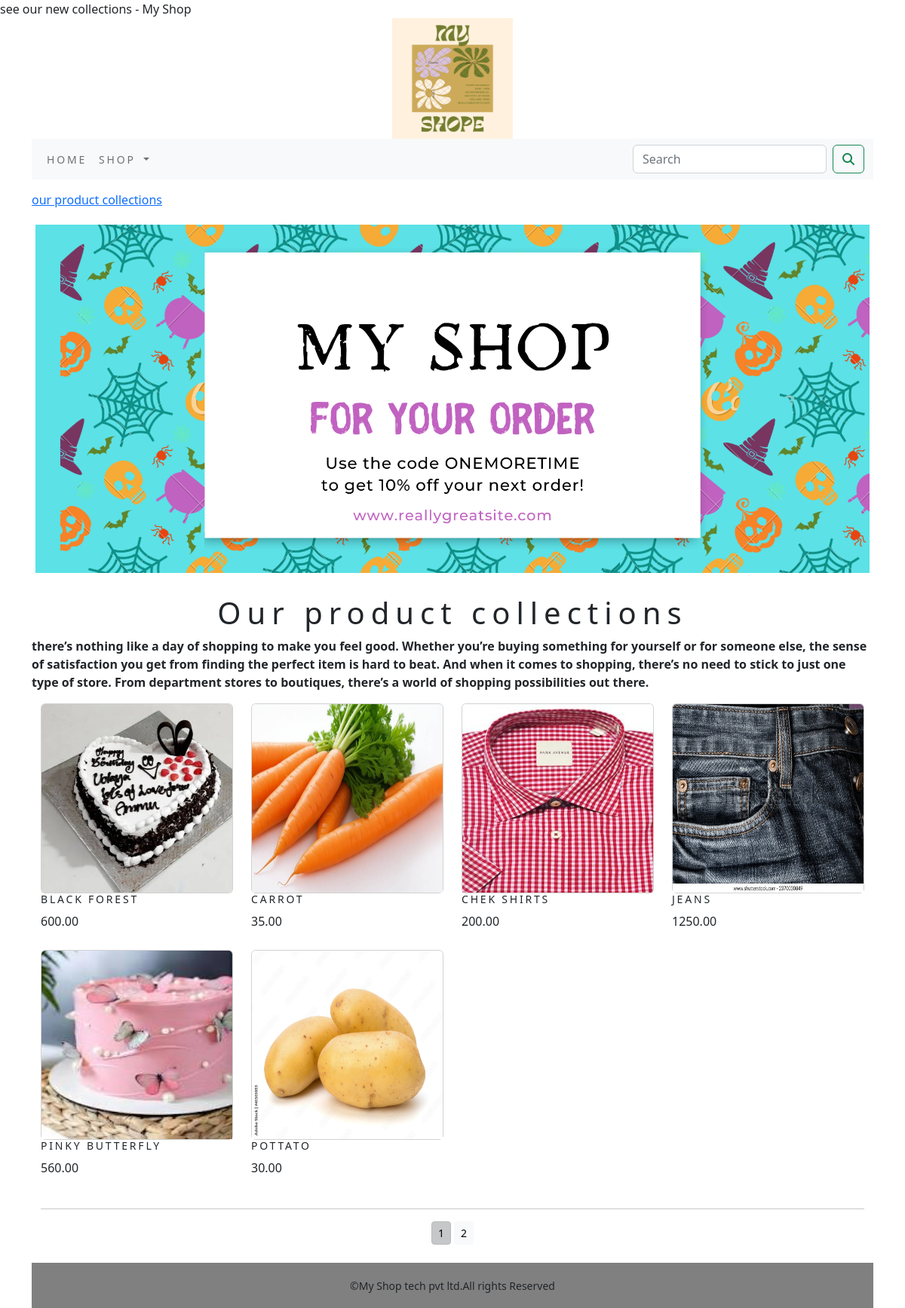
/shoping/, run on the app's committed database.
### shopingapp/models.py (models this page shows, shortened)
class Product(models.Model):
    name = models.CharField(max_length=250, unique=True)
    slug = models.SlugField(max_length=250, unique=True)
    description = models.TextField(blank=True)
    image = models.ImageField(upload_to='product', blank=True)
    price=models.DecimalField(max_digits=10,decimal_places=2)
    category=models.ForeignKey(Category,on_delete=models.CASCADE)
    stock=models.IntegerField()
    available=models.BooleanField(default=True)
    created=models.DateTimeField(auto_now_add=True)
    update=models.DateTimeField(auto_now_add=True)
    def get_url(self):
        return reverse('shopingapp:prodcatdetail',args=[self.category.slug,self.slug])
    class Meta:
        ordering = ('name',)
        verbose_name = 'product'
        verbose_name_plural = 'products'

### shopingapp/views.py (the view)
# urls.py: path('',views.allproduct,name='allproduct'),
def allproduct(request,c_slug=None):
    c_page=None
    products_list=None
    if c_slug!=None:
        c_page=get_object_or_404(Category,slug=c_slug)
        products_list=Product.objects.all().filter(category=c_page,available=True)
    else:
        products_list=Product.objects.all().filter(available=True)
    paginator=Paginator(products_list,6)
    try:
        page=int(request.GET.get('page','1'))
    except:
        page=1
    try:
        products=paginator.page(page)
    except (EmptyPage,InvalidPage):
        products=paginator.page(paginator.num_pages)
    return render(request,'category.html',{'category':c_page,'products':products})

### cartapp/context_processers.py (called while the page is built)
def counter(request):
    item_count=0
    if 'admin' in request.path:
        return {}
    else:
        try:
            cart=Cart.objects.filter(cart_id=cart_id(request))
            car_items=Cartitem.objects.all().filter(cart=cart[:1])
            for cart_item in car_items:
                item_count +=cart_item.quantity
        except Cart.DoesNotExist:
            item_count =0
    return dict(item_count=item_count)

### cartapp/views.py (called while the page is built)
def cart_id(request):
    cart=request.session.session_key
    if not cart:
        cart=request.session.create()
    return cart

### shopingapp/contestprocessors.py (called while the page is built)
def menu_links(request):
    links=Category.objects.all()
    return dict(links=links)

### shopingapp/models.py (called while the page is built)
    def get_url(self):
        return reverse('shopingapp:product_by_category',args=[self.slug])

### template/category.html (shortened to what this page needs)
{% extends 'base.html' %}
{% load static %}
{% block content %}
    <div>
        <div class="row my_row_class">
            <div class="mx-auto">
            <p><a href="{% url 'shopingapp:allproduct' %}">our product collections</a></p>
        </div>
           </div>
    </div>
        <div class="mx_auto">
              {% if category %}
            <img class="my_image" src="{{category.image.url}}" alt="{{category.name}}" width="200px;" height="200px">
        </div>
        <br>
        <div>
            <h1 class="text center my_title">{{category.name}}</h1>
            <p class="text-justify">{{category.description}}</p>
        </div>
    {% else %}
        <div>
            <img class="my_image my_image_padding" src="{% static 'img/banner.png' %}"  alt="our product" width="1500px;">
        </div>
        <br>
        <div>
            <h1 class="text-center my_title">Our product collections</h1>
            <p class="text-justify"><b>there’s nothing like a day of shopping to make you feel good. Whether you’re buying something for yourself or for someone else, the sense of satisfaction you get from finding the perfect item is hard to beat. And when it comes to shopping, there’s no need to stick to just one type of store. From department stores to boutiques, there’s a world of shopping possibilities out there.</b></p>
        </div>
    {% endif %}
    <div class="container">
        <div class="row mx_auto">
            {% for product in products.object_list %}
                <div class="my_bottom_margin col-9 col-sm-12 col-md-4 col-lg-3">
                    <div class="card text-center" style="min-width:12rem;">
                        <a href="{{ product.get_url }}"><img class="card-img-top my_image" src="{{ product.image.url }}" alt="{{ product.name }}" style="width: 253px; height: 250px;"></a>
                    </div>
                    <div class="card-body">
                        <h4>{{product.name}}</h4>
                        <p>{{product.price}}</p>
                    </div>
                </div>
     {% endfor %}
        </div>
<div class="mx-auto">
    {% if products.paginator.num_pages > 1 %}
  <hr>
    <div class="text-center">
        {% for pg in products.paginator.page_range %}
        <a href="?page={{pg}}" class="btn btn-light btn-sm {% if products.number == pg %} active {% endif %}">{{pg}}</a>
        {% endfor %}
    </div>
      {% endif %}
</div>
        <br>
    </div>
{% endblock %}

### template/base.html (shortened to what this page needs)
{% load static %}
<!DOCTYPE html>
<html lang="en">
<head>
    <link rel="stylesheet" href="{% static 'css/custom.css' %}">
       <link href="{% static 'css/bootstrap.min.css' %}" rel="stylesheet">
</head>
<body>
<div class="container">
{% include 'header.html' %}
{% include 'navbar.html' %}
{% block content %}
{% endblock %}
</div>
{% include 'footer.html' %}
</body>
</html>

### template/header.html
{% load static %}
<header>
    <center>
        <a href="{%url 'shopingapp:allproduct' %}"><img src="{% static 'img/logo.png' %}" alt="img not loading" width="160px;" height="160px;">
        </center>
</header>

### template/navbar.html (shortened to what this page needs)
<nav class="navbar navbar-expand-lg bg-light">
  <div class="container-fluid">
    <div class="collapse navbar-collapse" id="navbarSupportedContent">
      <ul class="navbar-nav me-auto mb-2 mb-lg-0">
        <li class="nav-item">
          <a class="nav-link" href="#">Home</a>
        </li>
        <li class="nav-item dropdown {% if 'shopingapp' in request.path %} active {% endif %}">
          <a class="nav-link dropdown-toggle" href="#" role="button" data-bs-toggle="dropdown" aria-expanded="false">
          Shop
          </a>
        </li>
      </ul>
     <form class="d-flex" action="{% url 'searchapp:SearchResult' %}" method="GET">
    <input class="form-control me-2" type="search" name="q" placeholder="Search" aria-label="Search">
    <button class="btn btn-outline-success" type="submit"><i class="fa-solid fa-magnifying-glass"></i></button>
</form>
    </div>
  </div>
</nav>

### template/footer.html
<div class="footer navbar-fixed-bottom my_footer">
    <p class="text-center">&copy;My Shop tech pvt ltd.All rights Reserved</p>
</div>

### static/css/custom.css (style rules this page uses)
.nav-item { letter-spacing : .2em; font-size :14px; text-transform :uppercase; }
.my_footer p { padding-top:20px; font-size:14px; }
.my_footer { background-color: grey; height:60px; }
.my_row_class { padding-top :15px }
.my_image { width:100%; height:auto; }
.my_title { font-size:16px text_transform:uppercase; letter-spacing:.2em; }
.my_image_padding { padding:5px }
.my_bottom_margin { margin-bottom:10px; }
.card-body h4 { font-size:14px; text-transform:uppercase; letter-spacing:.2em; }

### data on the page
Product: image (picture), name "BLACK FOREST", price "600.00"
Product: image (picture), name "CARROT", price "35.00"
Product: image (picture), name "CHEK SHIRTS", price "200.00"
Product: image (picture), name "JEANS", price "1250.00"
Product: image (picture), name "PINKY BUTTERFLY", price "560.00"
Product: image (picture), name "POTTATO", price "30.00"

### other printed values
{{ pg }} "1" "2"
